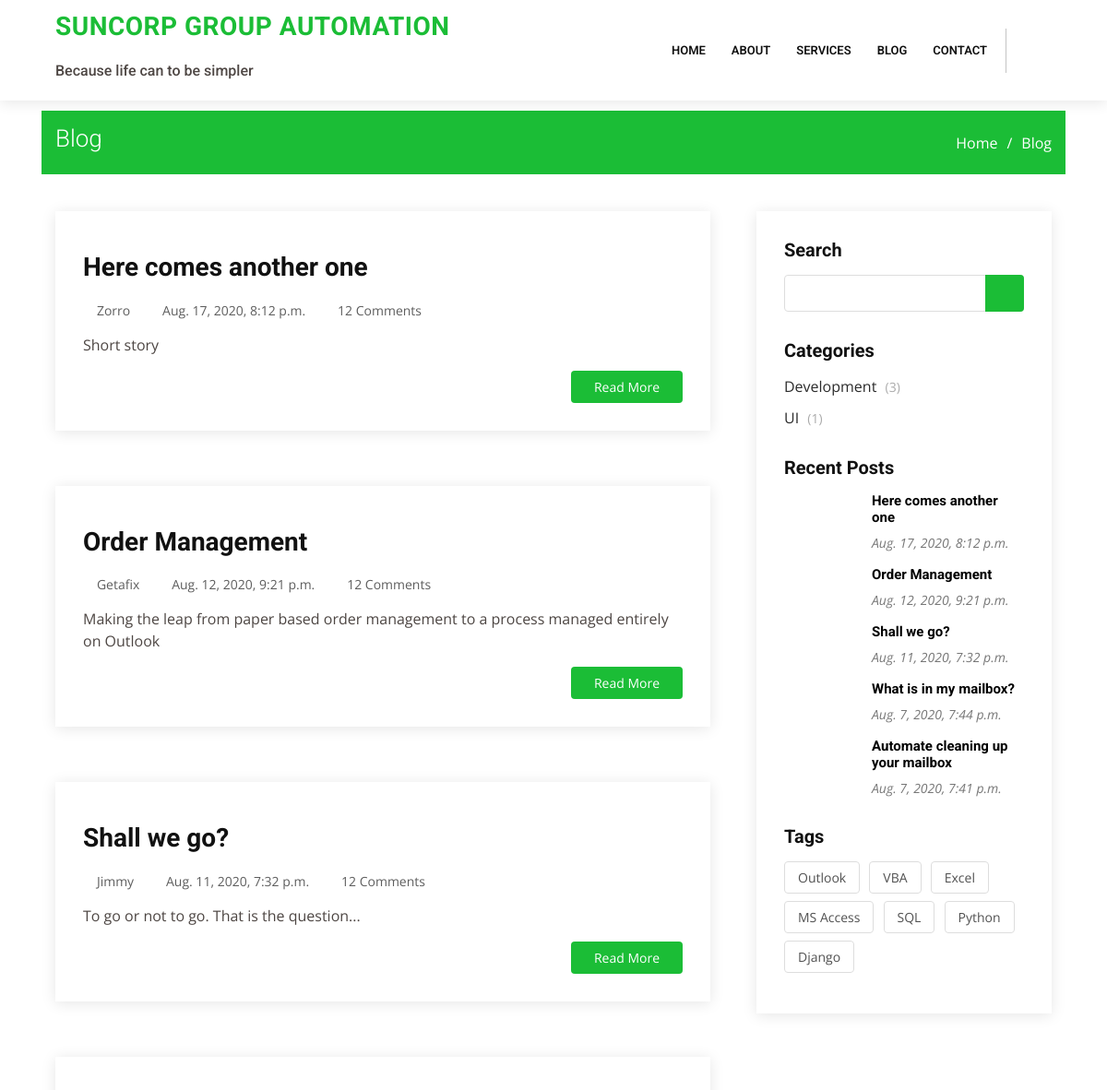
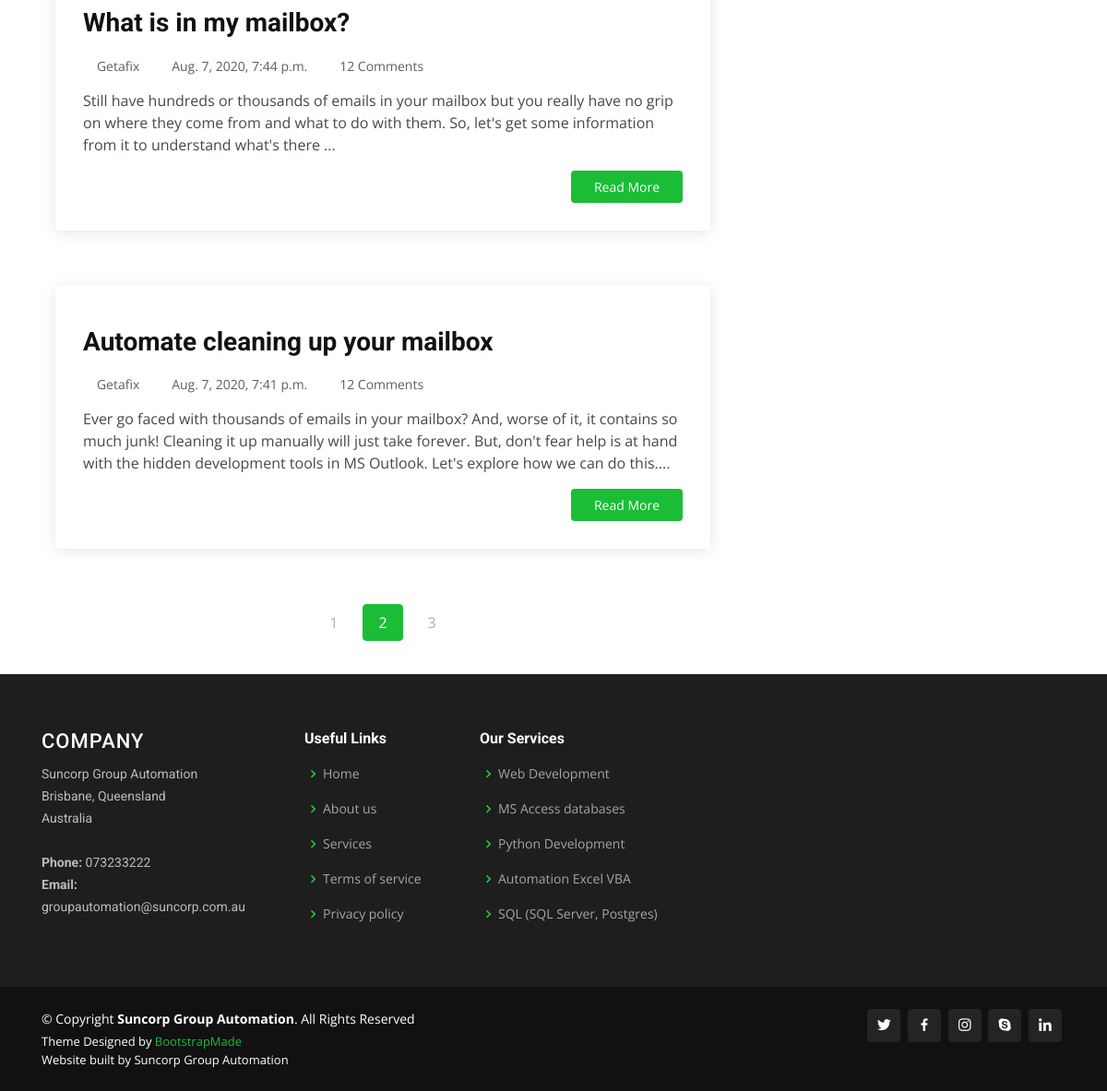
Page /core/blog on the committed database (2 pictures, top to bottom).
### lcore/models.py (models this page shows, shortened)
class Reference(models.Model):
    company = models.CharField(max_length=100, unique=True)
    address = models.CharField(max_length=200, unique=True)
    country = models.CharField(max_length=100, unique=True)
    phone = models.CharField(max_length=20, unique=True)
    email = models.EmailField()
    primary = models.IntegerField(null=False, unique=True)
    objects = RefManager()

class Article(models.Model):
    author = models.CharField(max_length=100, unique=False)
    caption = models.CharField(max_length=50, unique=False)
    extract = models.CharField(max_length=300)
    story = models.TextField(blank=False)
    date_added = models.DateTimeField(auto_now=False, auto_now_add=True)
    draft = models.BooleanField(default=True)
    visible = models.BooleanField(default=True)
    tags = models.ManyToManyField(Tag, blank=True)
    category = models.ManyToManyField(Category, blank=True)
    image_file = models.FileField(upload_to='blog_image', blank=True, null=True)
    article_file = models.FileField(upload_to='blog_article', blank=True, null=True)
    project = models.BooleanField(default=False)
    objects = ArticleManager()
    class Meta:
        ordering = ['-date_added']
    def __str__(self):
        return self.caption.title()

class Tag(models.Model):
    tag = models.CharField(max_length=30, unique=True)
    active = models.BooleanField(default=True)
    objects = TagManager()
    def __str__(self):
        return self.tag.title()

class Services(models.Model):
    service = models.CharField(max_length=100, unique=True)
    date_added = models.DateTimeField(auto_now=False, auto_now_add=True)
    priority = models.IntegerField(null=False, unique=True)
    image_file = models.FileField(upload_to='service_icon', blank=True, null=True)
    descrip = models.CharField(max_length=300, blank=True, null=True)
    objects = ServicesManager()
    class Meta:
        ordering = ['priority']
    def __str__(self):
        return self.service.title()

### lcore/views.py (the view)
# urls.py: path('blog', blog, name='blog'),
def blog(request):
    template = "blog.html"
    active_articles = Article.objects.visible()
    recent_articles = Article.objects.recent_five()
    active_tags = Tag.objects.active()  # change to used
    with connection.cursor() as cursor:
        sql = ("Select C.name, count(C.name) as cat_count from lcore_article_category as JJ inner join"
               " lcore_category C on JJ.category_id = C.id group by name;")
        print(sql)
        cursor.execute(sql)
        columns = [col[0] for col in cursor.description]
        category_count = [
            dict(zip(columns, row))
            for row in cursor.fetchall()
        ]
    local_context = {
        'articles': active_articles,
        'recent_articles': recent_articles,
        'active_tags': active_tags,
        'category_count': category_count
    }
    context = {**get_base_context(), **local_context}
    print(context)
    return render(request, template, context)

### CodeS/utils/context_processors.py (called while the page is built)
def settings_context(_request):
    return {"DEBUG": settings.DEBUG}

### lcore/models.py (called while the page is built)
    def visible(self):
        qs = super(ArticleManager, self).filter(draft=False).filter(visible=True)
        return qs

    def recent_five(self):
        qs = super(ArticleManager, self).filter(draft=False).filter(visible=True).order_by('-date_added')[:5]
        return qs

    def top_five(self):
        qs = super(ServicesManager, self).order_by('priority')[:5]
        return qs

    def active(self):
        qs = super(TagManager, self).filter(active=True)
        return qs

### lcore/views.py (called while the page is built)
def get_base_context():
    service_list = Services.objects.top_five()
    company = Reference.objects.get(primary=1)
    co_name = company.company
    co_addr = company.address
    co_country = company.country
    co_phone = company.phone
    co_email = company.email
    print(co_name)
    return {'service_list': service_list,
            'co_name': co_name,
            'co_addr': co_addr,
            'co_country': co_country,
            'co_phone': co_phone,
            'co_email': co_email,
            }

### templates/blog.html (shortened to what this page needs)
{% extends "base.html" %}
{% block content %}
{% load static %}
  <main id="main">
  <br>
  <section id="breadcrumbs" class="breadcrumbs">
    <div class="container">
      <div class="d-flex justify-content-between align-items-center">
        <h2>Blog</h2>
        <ol>
          <li><a href="index.html">Home</a></li>
          <li>Blog</li>
        </ol>
      </div>
    </div>
  </section>
  <section id="blog" class="blog">
    <div class="container">
      <div class="row">
        <div class="col-lg-8 entries">
          {% for art in articles %}
          <article class="entry" data-aos="fade-up">
            <div class="entry-img">
            </div>
            <h2 class="entry-title">
              <a href="blog-single.html">{{art.caption}}</a>
            </h2>
            <div class="entry-meta">
              <ul>
                <li class="d-flex align-items-center"><i class="icofont-user"></i> <a href="blog-single.html">{{art.author}}</a></li>
                <li class="d-flex align-items-center"><i class="icofont-wall-clock"></i> <a href="blog-single.html"><time datetime="2020-01-01">{{art.date_added}}</time></a></li>
                <li class="d-flex align-items-center"><i class="icofont-comment"></i> <a href="blog-single.html">12 Comments</a></li>
              </ul>
            </div>
            <div class="entry-content">
              <p>
                {{art.extract}}</p>
              <div class="read-more">
                <a href="{% url 'lcore:show_pdf' pk=art.id %}">Read More</a>
              </div>
            </div>
          </article>
          {% endfor %}
  <div class="blog-pagination">
    <ul class="justify-content-center">
      <li class="disabled"><i class="icofont-rounded-left"></i></li>
      <li><a href="#">1</a></li>
      <li class="active"><a href="#">2</a></li>
      <li><a href="#">3</a></li>
      <li><a href="#"><i class="icofont-rounded-right"></i></a></li>
    </ul>
  </div>
  </div>
  <div class="col-lg-4">
    <div class="sidebar" data-aos="fade-left">
      <h3 class="sidebar-title">Search</h3>
      <div class="sidebar-item search-form">
        <form action="">
          <input type="text">
          <button type="submit"><i class="icofont-search"></i></button>
        </form>
      </div>
      <h3 class="sidebar-title">Categories</h3>
      <div class="sidebar-item categories">
        {% if category_count %}
        <ul>
          {% for c in category_count %}
          <li><a href="#">{{c.name}} <span>({{c.cat_count}})</span></a></li>
          {% endfor %}
        </ul>
        {% endif %}
      </div>
      <h3 class="sidebar-title">Recent Posts</h3>
      <div class="sidebar-item recent-posts">
        {% if recent_articles %}
        {% for a in recent_articles %}
        <div class="post-item clearfix">
          <h4><a href="blog-single.html">{{ a.caption }}</a></h4>
          <time datetime="2020-01-01">{{ a.date_added }}</time>
        </div>
        {% endfor %}
        {% else %}
          <h4>Nothing yet</h4>
        {% endif %}
      </div>
            <h3 class="sidebar-title">Tags</h3>
            <div class="sidebar-item tags">
              {% if active_tags %}
              <ul>
                {% for t in active_tags %}
                  <li><a href="#">{{ t.tag }}</a></li>
                {% endfor %}
              </ul>
              {% endif %}
            </div>
          </div>
        </div>
      </div>
    </div>
  </section>
  </main>
{% endblock content %}

### templates/base.html (shortened to what this page needs)
<!DOCTYPE html>
{% load static i18n %}
{% load static %}
<html lang="en">
<head>
  <link href="{% static 'vendor/bootstrap/css/bootstrap.min.css' %}" rel="stylesheet">
  <link href="{% static 'vendor/icofont/icofont.min.css' %}" rel="stylesheet">
  <link href="{% static 'vendor/boxicons/css/boxicons.min.css' %}" rel="stylesheet">
  <link href="{% static 'vendor/animate.css/animate.min.css' %}" rel="stylesheet">
  <link href="{% static 'vendor/venobox/venobox.css' %}" rel="stylesheet">
  <link href="{% static 'vendor/owl.carousel/assets/owl.carousel.min.css' %}" rel="stylesheet">
  <link href="{% static 'vendor/aos/aos.css' %}" rel="stylesheet">
  <link href="{% static 'vendor/remixicon/remixicon.css' %}" rel="stylesheet">
  <link href="{% static 'css/style.css' %}" rel="stylesheet">
</head>
    <body>
  <header id="header" class="fixed-top">
    <div class="container d-flex align-items-center">
      <div class="container">
      <h1 class="logo mr-auto"><a href="index.html"><span>{{co_name}}</span></a></h1>
      <br><h6>Because life can to be simpler</h6>
      </div>
      <nav class="nav-menu d-none d-lg-block">
        <ul>
          <li><a href="{% url 'lcore:home' %}">Home</a></li>
          <li ><a href="{% url 'lcore:about' %}">About</a>
          </li>
          <li><a href="{% url 'lcore:services' %}">Services</a></li>
          <li><a href="{% url 'lcore:blog' %}">Blog</a></li>
          <li><a href="{% url 'lcore:contact' %}">Contact</a></li>
        </ul>
      </nav>
      <div class="header-social-links">
        <a href="#" class="twitter"><i class="icofont-twitter"></i></a>
        <a href="#" class="facebook"><i class="icofont-facebook"></i></a>
        <a href="#" class="instagram"><i class="icofont-instagram"></i></a>
        <a href="#" class="linkedin"><i class="icofont-linkedin"></i></i></a>
      </div>
    </div>
  </header>
<div class="container">
    {% block content %}
    {% endblock content %}
</div>
  <footer id="footer">
    <div class="footer-top">
      <div class="container">
        <div class="row">
          <div class="col-lg-3 col-md-6 footer-contact">
            <h3>Company</h3>
            <p>
              {{co_name}} <br>
              {{co_addr}}<br>
              {{co_country}} <br><br>
              <strong>Phone:</strong> {{co_phone}}<br>
              <strong>Email:</strong> {{co_email}}<br>
            </p>
          </div>
          <div class="col-lg-2 col-md-6 footer-links">
            <h4>Useful Links</h4>
            <ul>
              <li><i class="bx bx-chevron-right"></i> <a href="#">Home</a></li>
              <li><i class="bx bx-chevron-right"></i> <a href="#">About us</a></li>
              <li><i class="bx bx-chevron-right"></i> <a href="#">Services</a></li>
              <li><i class="bx bx-chevron-right"></i> <a href="#">Terms of service</a></li>
              <li><i class="bx bx-chevron-right"></i> <a href="#">Privacy policy</a></li>
            </ul>
          </div>
          <div class="col-lg-3 col-md-6 footer-links">
            <h4>Our Services</h4>
            <ul>
              {% for service in service_list %}
                <li><i class="bx bx-chevron-right"></i> <a href="#">{{service.service}}</a></li>
              {% endfor %}
            </ul>
          </div>
        </div>
      </div>
    </div>
    <div class="container d-md-flex py-4">
      <div class="mr-md-auto text-center text-md-left">
        <div class="copyright">
          &copy; Copyright <strong><span>{{co_name}}</span></strong>. All Rights Reserved
        </div>
        <div class="credits">
          Theme Designed by <a href="https://bootstrapmade.com/">BootstrapMade</a><br>
          Website built by {{co_name}}
        </div>
      </div>
      <div class="social-links text-center text-md-right pt-3 pt-md-0">
        <a href="#" class="twitter"><i class="bx bxl-twitter"></i></a>
        <a href="#" class="facebook"><i class="bx bxl-facebook"></i></a>
        <a href="#" class="instagram"><i class="bx bxl-instagram"></i></a>
        <a href="#" class="google-plus"><i class="bx bxl-skype"></i></a>
        <a href="#" class="linkedin"><i class="bx bxl-linkedin"></i></a>
      </div>
    </div>
  </footer>
    </body>
</html>

### rows in the picture
Reference: company "SUNCORP GROUP AUTOMATION", company "Suncorp Group Automation", address "Brisbane, Queensland", country "Australia", phone "073233222", email "groupautomation@suncorp.com.au"
Article: caption "Here comes another one", author "Zorro", date_added "Aug. 17, 2020, 8:12 p.m.", extract "Short story"
Article: caption "Order Management", author "Getafix", date_added "Aug. 12, 2020, 9:21 p.m.", extract "Making the leap from paper based order management to a process managed entirely on Outlook"
Article: caption "Shall we go?", author "Jimmy", date_added "Aug. 11, 2020, 7:32 p.m.", extract "To go or not to go. That is the question..."
Article: caption "What is in my mailbox?", author "Getafix", date_added "Aug. 7, 2020, 7:44 p.m.", extract "Still have hundreds or thousands of emails in your mailbox but you really have no grip on where they come from and what to do with them. So, let's get some information from it to understand what's there ..."
Article: caption "Automate cleaning up your mailbox", author "Getafix", date_added "Aug. 7, 2020, 7:41 p.m.", extract "Ever go faced with thousands of emails in your mailbox? And, worse of it, it contains so much junk! Cleaning it up manually will just take forever. But, don't fear help is at hand with the hidden development tools in MS Outlook. Let's explore how we can do this...."
Tag: tag "Outlook"
Tag: tag "VBA"
Tag: tag "Excel"
Tag: tag "MS Access"
Tag: tag "SQL"
Tag: tag "Python"
Tag: tag "Django"
Services: service "Web Development"
Services: service "MS Access databases"
Services: service "Python Development"
Services: service "Automation Excel VBA"
Services: service "SQL (SQL Server, Postgres)"

### other values in the picture
{{ c.name }} "Development" "UI"
{{ c.cat_count }} "3" "1"
